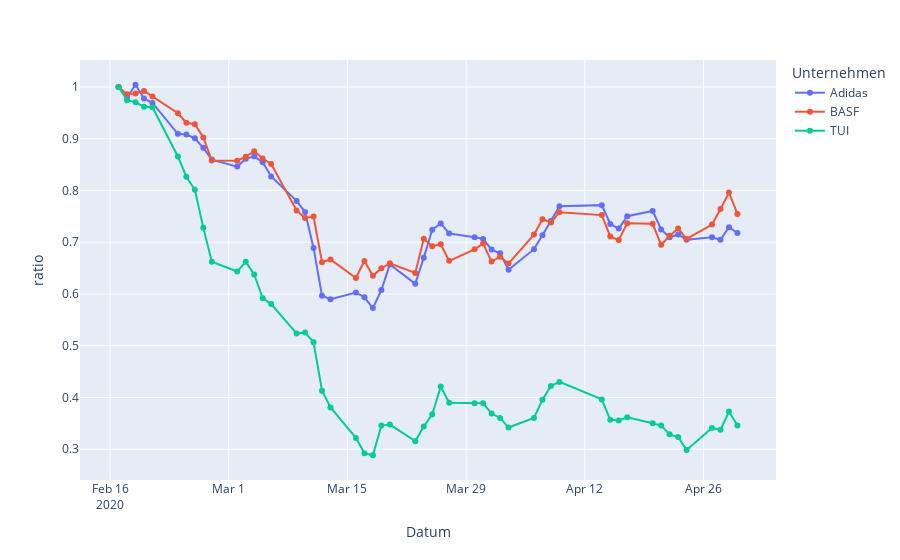

Notebook code cell kept with this figure:
### Code cell
df_3unt = df[(df.Unternehmen=='Adidas')|(df.Unternehmen=='TUI')|(df.Unternehmen=='BASF')]
px.line(df_3unt, x='Datum', y='ratio', color='Unternehmen', markers=True, log_y=False)
